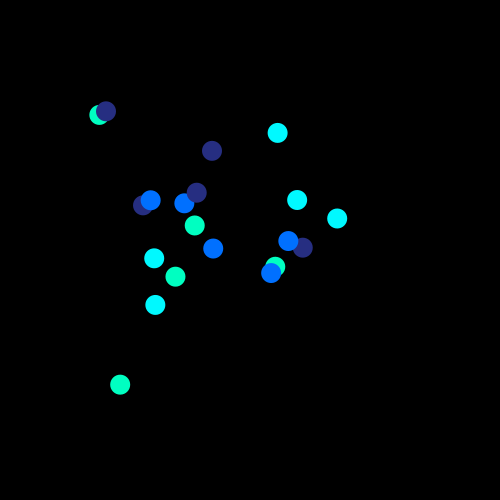
Frame 1 (no input)
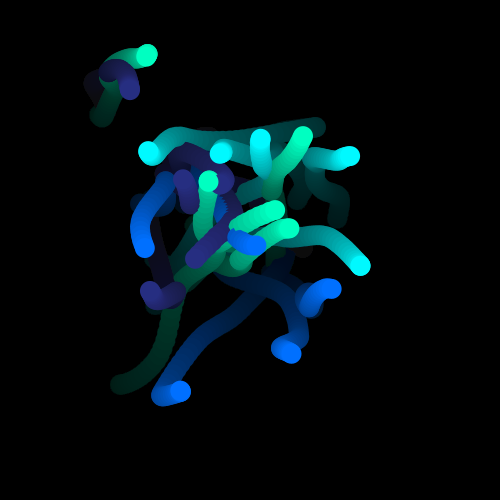
Frame 60 (the mouse pressed at the canvas centre just before this capture)
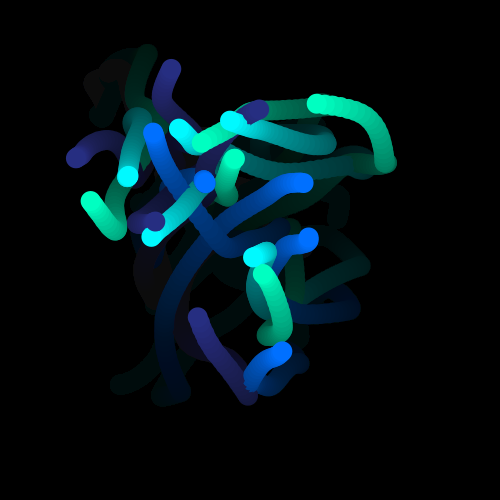
Frame 120 (the mouse held since frame 60 and released just before this capture)

The Processing sketch that drew these frames (run headless with seeded random() and noise(); from frame 60 on, the mouse is pressed at the canvas centre):

// Processing sketch: MagicWorms
// ── MagicWorms.pde
float x = 10;
float y = 10;
void setup() {
  size(500, 500);
  background(#000000);
}

void draw() {
  makeMagical();
  for (int e = 0; e < 20; e++) {
    int randX =(int) random(490);
    int randY = (int) random(490);
    int Mycolor = e % 4;
    //fill((int) random(256), (int) random(256), (int) random(256));
    //fill(e, 200, frameCount);

    if (Mycolor == 0) {
      fill(#262E81);
    }
    
    else if(Mycolor == 1 ){
      fill(#00F9FF);
    }
    
    else if(Mycolor == 2 ){
      fill(#0070FF);
    }
    
    else if(Mycolor == 3 ){
      fill(#00FFC1);
    }
    
    float x = getWormX(e);
    float y = getWormY(e);
    ellipse(x, y, 20, 20);
  }
}

float frequency = .01;
float noiseInterval = PI;

void makeMagical() {
  fill( 0, 0, 0, 10 );
  rect(0, 0, width, height);
  noStroke();
}

float getWormX(int i) {
  return map(noise(i*noiseInterval + frameCount * frequency), 0, 1, 0, width);
}

float getWormY(int i) {
  return map(noise(i*noiseInterval+1 + frameCount * frequency), 0, 1, 0, height);
}
